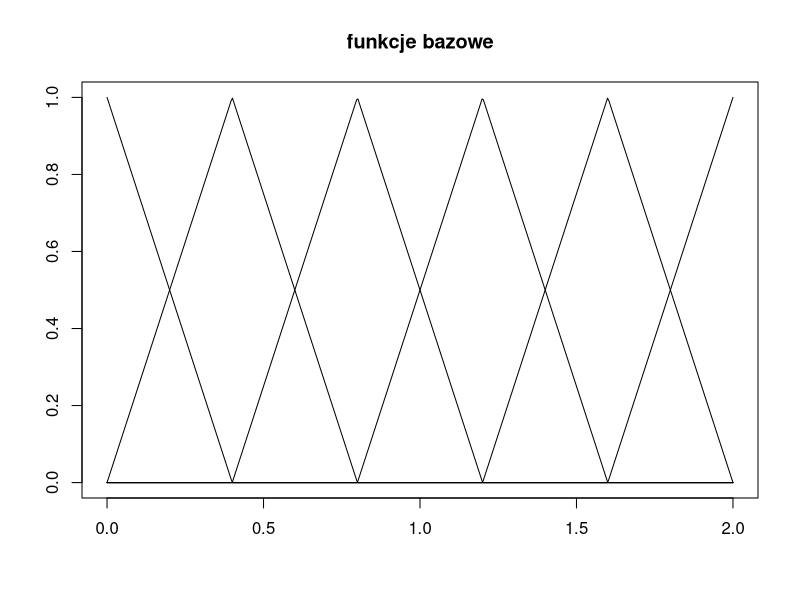
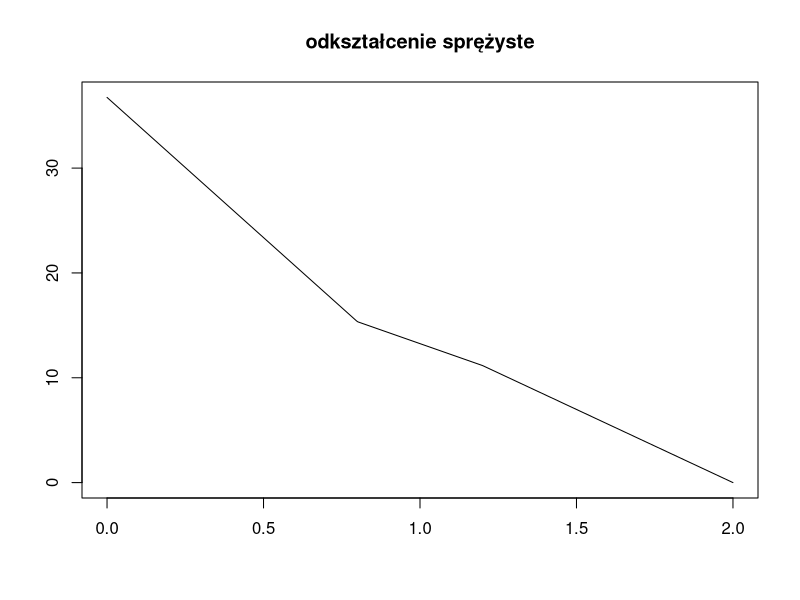

Source code (R) for these figures, in order:
# funkcja licząca całki kwadraturą gaussa
gaussian_quadrature <- function(f, a, b){
  x1 = -1/sqrt(3)
  x2 = 1/sqrt(3)
  c1 = (b-a)/2
  c2 = (a+b)/2
  return(
    c1*(f(c1*x1+c2)+f(c1*x2+c2))
  )
}

# funkcja zwracająca punkt podziału
x_i <- function(n, i){
  return(2*i/n)
}

# funkcja zwracająca wartość funkcji bazowej w punkcie
e_i <- function(n, i, x){
  if(x_i(n, i-1) <= x && x <= x_i(n, i)){
    return(x*n/2-i+1)
  }
  else if (x_i(n, i) < x && x <= x_i(n, i+1)){
    return(-x*n/2+i+1)
  }
  return(0)
}

# funkcja zwracająca pochodną funkcji bazowej w punkcie
e_i_prim <- function(n, i, x){
  if(x_i(n, i-1) <= x && x <= x_i(n, i)){
    return(n/2)
  }
  else if (x_i(n, i) < x && x < x_i(n, i+1)){
    return(-n/2)
  }
  return(0)
}

# funkcja zwracająca wartość E(x)
e <- function(x){
  if(0 <= x && x <= 1){
    return(3)
  }
  else if(1 < x && x <= 2){
    return(5)
  }
  return(0)
}

# funkcja zwracająca wartość komórki macierzy B
b_i_j <- function(n, i, j){
  a = max(0, x_i(n, i-1), x_i(n, j-1))
  b = min(2, x_i(n, i+1), x_i(n, j+1))
  return(gaussian_quadrature((function(x) e(x)*e_i_prim(n,i,x)*e_i_prim(n, j, x)), a, b) - 3*e_i(n, i, 0)*e_i(n,j,0))
}

# funkcja zwracająca wartość komórki macierzy L
l_i <- function(n, i){
  return(-30*e_i(n,i,0))
}

# funkcja tworząca macierze B i L oraz rozwiązująca je
solution <- function(n){
  B <- matrix(0, nrow=n, ncol=n)
  L <- vector()
  
  for (i in 1:n){
    for (j in 1:n){
      B[i,j] = b_i_j(n, j-1, i-1)
    }
  }

  for (i in 1:n){
    L = c(L, l_i(n, i-1))
  }

  sol = solve(B,L)

  return(
    function(x){
      result =0
      for (i in 1:n){
        result = result + sol[i]*e_i(n,i-1,x)
      }
      return(result)
    }
    )
}

# funkcja rysująca funkcje bazowe
basis_graph <- function(n){
  x = seq(0,2, length.out = 100*n)
  plot(x, mapply(e_i, n, 0, x),
       main = 'funkcje bazowe', type='l', xlab='', ylab='')
  for (i in 1:n){
    lines(x, mapply(e_i, n, i, x))
  }
}

# funkcja rysująca wykres rozwiązania
solution_graph <- function(n){
  x = seq(0,2, length.out = 100*n)
  y = solution(n)
  plot(x, sapply(x, y), main = 'odkształcenie sprężyste', type='l', ylab='',xlab='')
  }

basis_graph(5)
solution_graph(5)